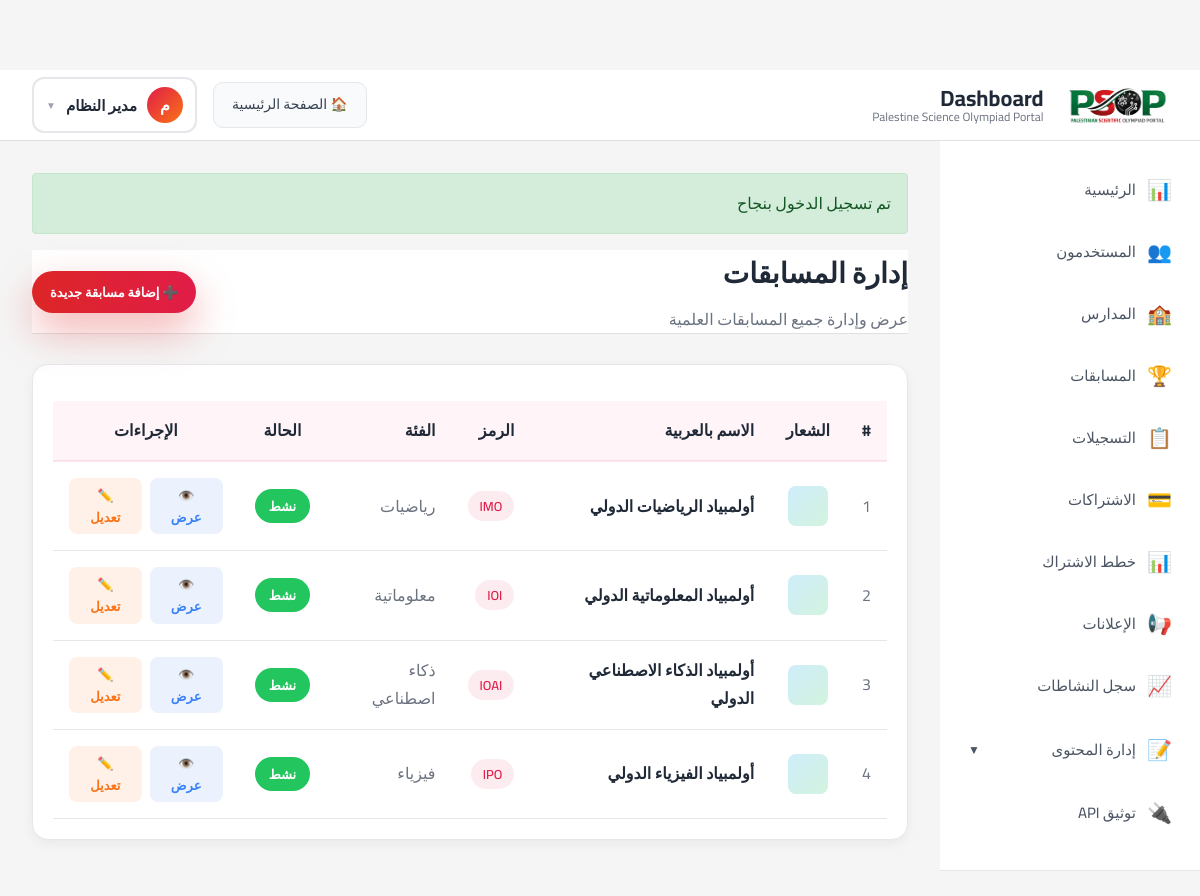
Page /public/admin/competitions (signed in) on the committed database.
### tables this page shows
CREATE TABLE users (
    id INT AUTO_INCREMENT PRIMARY KEY,
    name VARCHAR(255) NOT NULL,
    email VARCHAR(255) NOT NULL UNIQUE,
    password_hash VARCHAR(255) NOT NULL,
    phone VARCHAR(20),
    type ENUM('student', 'school_coordinator', 'trainer', 'admin', 'competition_manager') NOT NULL,
    status ENUM('active', 'inactive', 'pending', 'suspended') DEFAULT 'active',
    created_at DATETIME NOT NULL,
    updated_at DATETIME NOT NULL,
    INDEX idx_email (email),
    INDEX idx_type (type),
    INDEX idx_status (status)
);

CREATE TABLE competitions (
    id INT AUTO_INCREMENT PRIMARY KEY,
    name_ar VARCHAR(255) NOT NULL,
    name_en VARCHAR(255) NOT NULL,
    code VARCHAR(50) NOT NULL UNIQUE,
    category ENUM('mathematics', 'informatics', 'physics', 'chemistry', 'biology', 'ai', 'cybersecurity', 'other') NOT NULL,
    description_ar TEXT,
    description_en TEXT,
    long_description_ar MEDIUMTEXT,
    long_description_en MEDIUMTEXT,
    is_active TINYINT(1) DEFAULT 1,
    created_at DATETIME NOT NULL,
    updated_at DATETIME NOT NULL,
    INDEX idx_code (code),
    INDEX idx_category (category),
    INDEX idx_is_active (is_active)
);

### views/admin/competitions/index.php (the view, shortened to what the rows shown need)
<div class="dashboard-header" style="margin-bottom: 30px;">
    <div style="display: flex; justify-content: space-between; align-items: center;">
        <div>
            <h1 style="color: var(--text-main); font-size: 28px; margin-bottom: 8px;">إدارة المسابقات</h1>
            <p style="color: var(--text-muted);">عرض وإدارة جميع المسابقات العلمية</p>
        </div>
        <a href="<?= $this->url('/admin/competitions/create') ?>" class="btn btn-primary">
            ➕ إضافة مسابقة جديدة
        </a>
    </div>
</div>
<?php if (!empty($competitions)): ?>
    <div class="card" style="background: white; border-radius: 16px; box-shadow: 0 4px 12px rgba(0,0,0,0.05); overflow: hidden;">
        <div style="overflow-x: auto;">
            <table class="table" style="width: 100%; border-collapse: collapse;">
                <thead>
                    <tr style="background: var(--card-bg); border-bottom: 2px solid rgba(225, 29, 72, 0.1);">
                        <th style="padding: 16px; text-align: right; font-weight: 700; color: var(--text-main);">#</th>
                        <th style="padding: 16px; text-align: center; font-weight: 700; color: var(--text-main);">الشعار</th>
                        <th style="padding: 16px; text-align: right; font-weight: 700; color: var(--text-main);">الاسم بالعربية</th>
                        <th style="padding: 16px; text-align: right; font-weight: 700; color: var(--text-main);">الرمز</th>
                        <th style="padding: 16px; text-align: right; font-weight: 700; color: var(--text-main);">الفئة</th>
                        <th style="padding: 16px; text-align: center; font-weight: 700; color: var(--text-main);">الحالة</th>
                        <th style="padding: 16px; text-align: center; font-weight: 700; color: var(--text-main);">الإجراءات</th>
                    </tr>
                </thead>
                <tbody>
                    <?php foreach ($competitions as $comp): ?>
                        <tr style="border-bottom: 1px solid rgba(148, 163, 184, 0.1); transition: background 0.2s;">
                            <td style="padding: 16px; color: var(--text-muted);"><?= $comp['id'] ?></td>
                            <td style="padding: 16px; text-align: center;">
                                <?php if (!empty($comp['logo_path'])): ?>
                                    <img src="<?= $this->asset($comp['logo_path']) ?>"
                                         alt="<?= $this->e($comp['name_ar']) ?>"
                                         style="width: 40px; height: 40px; object-fit: contain; border-radius: 8px; background: var(--card-bg); padding: 4px;">
                                <?php else: ?>
                                    <div style="width: 40px; height: 40px; margin: 0 auto; background: linear-gradient(135deg, #0ea5e9, #22c55e); opacity: 0.2; border-radius: 8px;"></div>
                                <?php endif; ?>
                            </td>
                            <td style="padding: 16px; color: var(--text-main); font-weight: 600;">
                                <?= $this->e($comp['name_ar']) ?>
                            </td>
                            <td style="padding: 16px;">
                                <span style="display: inline-block; padding: 4px 12px; background: var(--primary-soft); color: var(--primary); border-radius: 999px; font-size: 13px; font-weight: 600;">
                                    <?= $this->e($comp['code']) ?>
                                </span>
                            </td>
                            <td style="padding: 16px; color: var(--text-muted);">
                                <?php
                                $categories = [
                                    'mathematics' => 'رياضيات',
                                    'informatics' => 'معلوماتية',
                                    'physics' => 'فيزياء',
                                    'chemistry' => 'كيمياء',
                                    'biology' => 'أحياء',
                                    'ai' => 'ذكاء اصطناعي',
                                    'cybersecurity' => 'أمن سيبراني',
                                    'other' => 'أخرى'
                                ];
                                echo $categories[$comp['category']] ?? $comp['category'];
                                ?>
                            </td>
                            <td style="padding: 16px; text-align: center;">
                                <?php if ($comp['is_active']): ?>
                                    <span style="display: inline-block; padding: 6px 14px; background: #22c55e; color: white; border-radius: 999px; font-size: 13px; font-weight: 600;">
                                        نشط
                                    </span>
                                <?php else: ?>
                                    <span style="display: inline-block; padding: 6px 14px; background: #6b7280; color: white; border-radius: 999px; font-size: 13px; font-weight: 600;">
                                        معطل
                                    </span>
                                <?php endif; ?>
                            </td>
                            <td style="padding: 16px; text-align: center;">
                                <div style="display: flex; gap: 8px; justify-content: center;">
                                    <a href="<?= $this->url('/competitions/' . $comp['id']) ?>"
                                       style="display: inline-block; padding: 6px 12px; background: rgba(59, 130, 246, 0.1); color: #3b82f6; border-radius: 8px; text-decoration: none; font-size: 13px; font-weight: 600;"
                                       title="عرض">
                                        👁️ عرض
                                    </a>
                                    <a href="<?= $this->url('/admin/competitions/' . $comp['id'] . '/edit') ?>"
                                       style="display: inline-block; padding: 6px 12px; background: rgba(249, 115, 22, 0.1); color: #f97316; border-radius: 8px; text-decoration: none; font-size: 13px; font-weight: 600;"
                                       title="تعديل">
                                        ✏️ تعديل
                                    </a>
                                </div>
                            </td>
                        </tr>
                    <?php endforeach; ?>
                </tbody>
            </table>
        </div>
    </div>
<?php endif; ?>

### views/layouts/dashboard.php (shortened to what the rows shown need)
<!DOCTYPE html>
<html lang="ar" dir="rtl">
<head>
    <link rel="stylesheet" href="<?= $this->asset('css/style.css') ?>">
</head>
<body class="dashboard-body">
    <header class="dashboard-header">
        <div class="dashboard-top-bar">
            <div class="dashboard-left">
                <div class="dashboard-brand">
                    <?php if (!empty($site_settings['site_logo'])): ?>
                        <img src="<?= $this->url($site_settings['site_logo']) ?>"
                             alt="Logo"
                             style="max-height: 40px; margin-left: 10px;">
                    <?php else: ?>
                        <div class="dashboard-icon">
                            <div class="dashboard-icon-inner"></div>
                        </div>
                    <?php endif; ?>
                    <div class="dashboard-title-box">
                        <h1 class="dashboard-title">Dashboard</h1>
                        <p class="dashboard-subtitle"><?= $this->e($site_settings['site_name_en'] ?? 'PSOP') ?></p>
                    </div>
                </div>
            </div>
            <div class="dashboard-right">
                <a href="<?= $this->url('/') ?>" class="home-link">🏠 الصفحة الرئيسية</a>
                <?php if (isset($user)): ?>
                    <div class="user-profile-box">
                        <button class="user-profile-btn" id="userProfileBtn">
                            <span class="user-avatar-circle"><?= mb_substr($this->e($user['name']), 0, 1) ?></span>
                            <span class="user-display-name"><?= $this->e($user['name']) ?></span>
                            <span class="arrow-down">▼</span>
                        </button>
                    </div>
                <?php endif; ?>
            </div>
        </div>
    </header>
    <div class="dashboard-layout">
        <aside class="sidebar">
            <ul class="sidebar-menu">
                <li><a href="<?= $this->url('/dashboard') ?>"><span>📊</span> الرئيسية</a></li>
                <?php if (isset($user) && in_array($user['type'], ['admin', 'competition_manager'])): ?>
                    <li><a href="<?= $this->url('/admin/users') ?>"><span>👥</span> المستخدمون</a></li>
                    <li><a href="<?= $this->url('/admin/schools') ?>"><span>🏫</span> المدارس</a></li>
                    <li><a href="<?= $this->url('/admin/competitions') ?>"><span>🏆</span> المسابقات</a></li>
                    <li><a href="<?= $this->url('/admin/registrations') ?>"><span>📋</span> التسجيلات</a></li>
                    <li><a href="<?= $this->url('/admin/subscriptions') ?>"><span>💳</span> الاشتراكات</a></li>
                    <li><a href="<?= $this->url('/admin/subscriptions/plans') ?>"><span>📊</span> خطط الاشتراك</a></li>
                    <li><a href="<?= $this->url('/admin/announcements') ?>"><span>📢</span> الإعلانات</a></li>
                    <li><a href="<?= $this->url('/admin/activity-logs') ?>"><span>📈</span> سجل النشاطات</a></li>
                    <li class="sidebar-dropdown">
                        <button class="sidebar-dropdown-toggle" onclick="toggleContentMenu(event)">
                            <span class="dropdown-content">
                                <span class="dropdown-icon">📝</span>
                                <span>إدارة المحتوى</span>
                            </span>
                            <span class="dropdown-arrow">▼</span>
                        </button>
                    </li>
                    <li><a href="<?= $this->url('/api/docs') ?>" target="_blank"><span>🔌</span> توثيق API</a></li>
                <?php endif; ?>
            </ul>
        </aside>
        <main class="dashboard-content">
            <?php if (isset($_SESSION['flash'])): ?>
                <?php foreach ($_SESSION['flash'] as $type => $message): ?>
                    <div class="alert alert-<?= $type ?>">
                        <?= $this->e($message) ?>
                    </div>
                <?php endforeach; ?>
            <?php endif; ?>
            <?= $viewContent ?>
        </main>
    </div>
</body>
</html>

### src/Core/Router.php (shortened to what the rows shown need)
<?php
class Router
{
    private array $routes = [];
    private array $config;
    public function __construct(array $config)
    {
        $this->config = $config;
    }
    private function addRoute(string $method, string $path, string $controller, string $action): void
    {
        $this->routes[] = [
            'method' => $method,
            'path' => $path,
            'controller' => $controller,
            'action' => $action,
            'pattern' => $this->convertPathToPattern($path),
        ];
    }
    private function convertPathToPattern(string $path): string
    {
        $pattern = preg_quote($path, '#');
        $pattern = preg_replace('/\\\{(\w+)\\\}/', '(?P<$1>[^/]+)', $pattern);
        return '#^' . $pattern . '$#';
    }
    public function dispatch(string $requestMethod, string $requestUri): void
    {
        $uri = parse_url($requestUri, PHP_URL_PATH);
        $basePath = parse_url($this->config['app']['base_url'], PHP_URL_PATH) ?? '';
        $basePath = rtrim($basePath, '/');
        if (!empty($basePath) && strpos($uri, $basePath) === 0) {
            $uri = substr($uri, strlen($basePath));
        }
        foreach ($this->routes as $route) {
            if (($route['method'] === $requestMethod || $route['method'] === 'ANY')
                && preg_match($route['pattern'], $uri, $matches)) {
                $params = array_filter($matches, 'is_string', ARRAY_FILTER_USE_KEY);
                $controller = new $controllerClass($this->config);
                $action = $route['action'];
                call_user_func_array([$controller, $action], $params);
                return;
            }
        }
    }
}

### rows in the picture
users: name "م", name "مدير النظام", type "admin" (drawn)
competitions: id "1", name_ar "أولمبياد الرياضيات الدولي", code "IMO", category "رياضيات", is_active "نشط"
competitions: id "2", name_ar "أولمبياد المعلوماتية الدولي", code "IOI", category "معلوماتية", is_active "نشط"
competitions: id "3", name_ar "أولمبياد الذكاء الاصطناعي الدولي", code "IOAI", category "ذكاء اصطناعي", is_active "نشط"
competitions: id "4", name_ar "أولمبياد الفيزياء الدولي", code "IPO", category "فيزياء", is_active "نشط"

### other values in the picture
$this->e($site_settings['site_name_en'] ?? 'PSOP') "Palestine Science Olympiad Portal"
$this->e($message) "تم تسجيل الدخول بنجاح"
